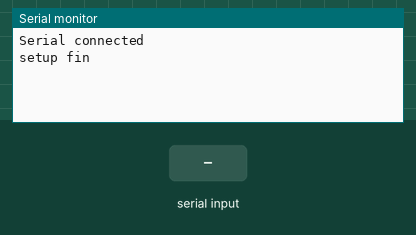
A sketch run on a simulated Arduino Uno, built with avr-gcc and run on an emulated ATmega328P. Parts: the last lines printed to the serial monitor. The inputs (shaded band) are chosen by the test bench.

Above: at 2.2 s.
2.3 s: "1" received over the second serial link
At 3.0 s:
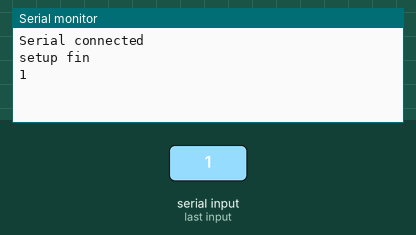
3.8 s: "0" received over the second serial link
At 4.1 s:
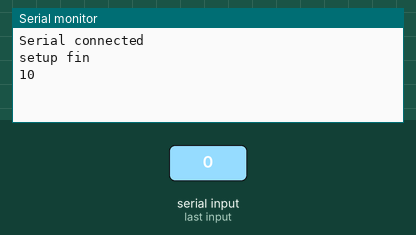

The sketch:

NANO_BT.ino
```cpp
// station side
#define RXPIN  4
#define TXPIN  5

#define SERIAL_SPEED 115200
#define BT_SPEED     115200

#define ONE_SEC 1000

#include <SoftwareSerial.h>

SoftwareSerial BTSerial(RXPIN,TXPIN);

char recByte = '\0';

void setup() {
  // put your setup code here, to run once:
  Serial.begin(SERIAL_SPEED);
  delay(0.5*ONE_SEC);
  Serial.println("Serial connected");
  BTSerial.begin(BT_SPEED);
  delay(0.5*ONE_SEC);
  Serial.println("setup fin");
}

void loop() {
  // put your main code here, to run repeatedly:
  // Keep reading from HC-06 and send to Arduino Serial Monitor
  if (BTSerial.available())
    Serial.write(BTSerial.read());

  // Keep reading from Arduino Serial Monitor and send to HC-06
  if (Serial.available())
  BTSerial.write(Serial.read());
}
```

Measured:
- after the input at 2.3 s, the serial monitor: prints a new line at once (image 1)
- after the input at 3.8 s, the serial monitor: prints a new line at once (image 2)
